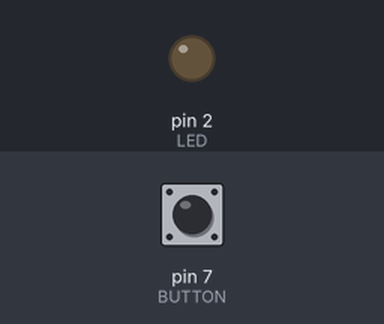
Bench run of a sketch on a simulated Arduino Uno, built with avr-gcc and run on an emulated ATmega328P. Parts: output pins drawn as LEDs (lit = HIGH). The inputs (shaded band) are chosen by the test bench; at power-on: pin 7 (BUTTON) LOW.

Above: at 1.2 s.
1.3 s: pin 7 (BUTTON) pulled HIGH for 0.15 s
At 1.37 s:
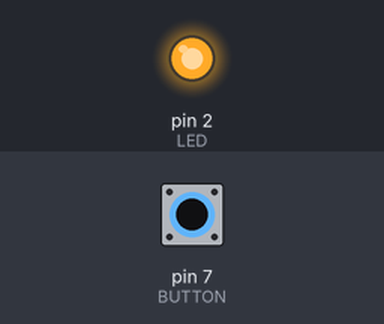
2.9 s: pin 7 (BUTTON) pulled HIGH for 3.2 s
At 7.4 s:
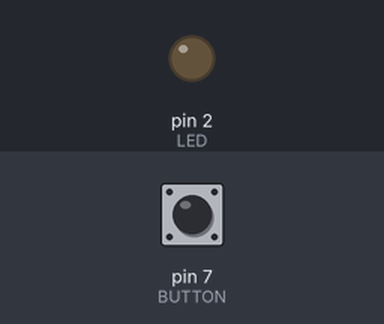
Timing chart, 0 to 8.9 s (numbered marks = the images above; inputs shaded):
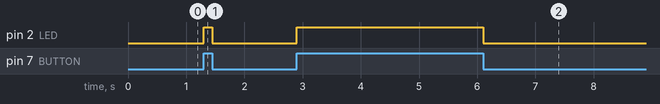

Measured:
- after the input at 1.3 s, pin 2 (LED): LOW → HIGH at once, → LOW 0.15 s later
- after the input at 2.9 s, pin 2 (LED): LOW → HIGH at once, → LOW 3.2 s later

The sketch:

lab1dot2_ButtonLED.ino
```cpp
// Pin assignments
const int LED = 2;
const int BUTTON = 7;

// Variable to track state of the button
bool state;

void setup() {
	pinMode(LED, OUTPUT);
	pinMode(BUTTON, INPUT);
}

void loop() {
	state = digitalRead(BUTTON);

  if (state == HIGH) {
    digitalWrite(LED, HIGH);
  } else {
    digitalWrite(LED, LOW);
  }
}

void concise(){
  // A more concise way to write the code in loop is as follows:
  digitalWrite(LED, digitalRead(BUTTON));
}
```
